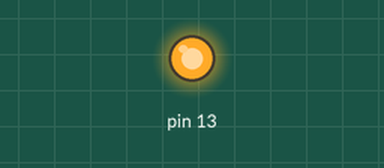
Simulated run of this sketch. Board: Arduino Uno, built with avr-gcc and run on an emulated ATmega328P. On the bench: output pins drawn as LEDs (lit = HIGH).

Above: at 2.0 s.
At 8.1 s:
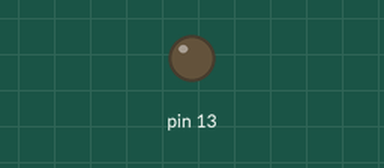
Timing chart, 0 to 12.7 s (numbered marks = the images above):
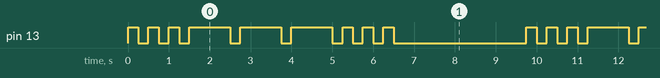

The sketch:

teste.ino.ino
```cpp
#include <APIAIArduino.h>

APIAIArduino apiai(13);

void setup()
{
}

void loop()
{
  apiai.dot(); apiai.dot(); apiai.dot();
  apiai.dash(); apiai.dash(); apiai.dash();
  apiai.dot(); apiai.dot(); apiai.dot();
  delay(3000);
}
```

Measured:
- by itself, pin 13: repeats every 9.8 s: 2 × (LOW 0.25 s, HIGH 0.25 s), 3 × (LOW 0.25 s, HIGH 1.0 s), 3 × (LOW 0.25 s, HIGH 0.25 s), LOW 3.3 s, HIGH 0.25 s
- by itself, everything shown: repeats every 9.8 s, in 18 steps
